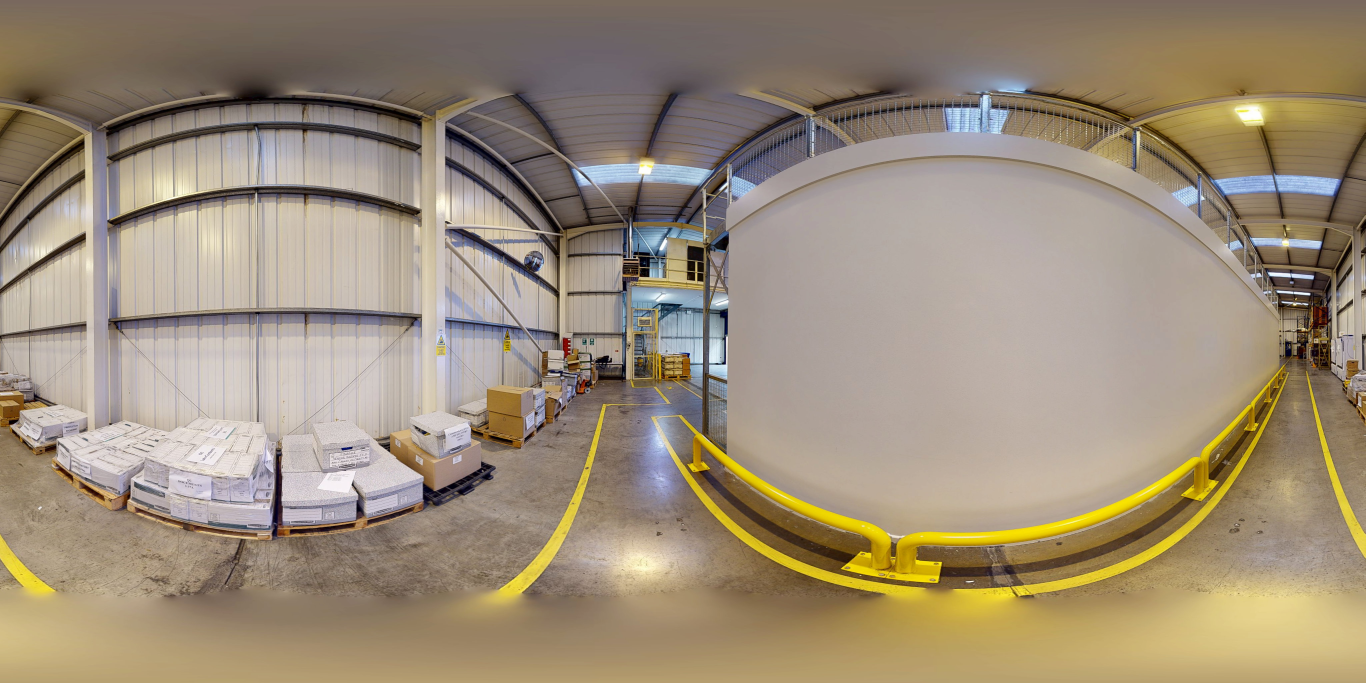
#> input picture input3_360.jpg, 4096 x 2048 px, given as the content of the folder photo_input3_360.jpg, which was not available (shown at 1/3 size)
$ python convert_eq_to_plain.py input3_360.jpg
#> lines starting #> are read from the running program, lines starting #| are printed output that depends on the picture
import cv2
import numpy as np
from pathlib import Path
import os
import sys

def equirectangular_to_perspective(img, fov=90, theta=0, phi=0, out_hw=(512,512)):
    """
    Convert equirectangular panorama to perspective view.

    img   : input equirectangular image (OpenCV BGR)
    fov   : field of view in degrees
    theta : yaw angle (degrees, left-right)
    phi   : pitch angle (degrees, up-down)
    out_hw: (height, width) of output
    """
    h, w = out_hw
    fov = np.deg2rad(fov)
    theta = np.deg2rad(theta)
    phi = np.deg2rad(phi)

    # focal length based on fov
    f = (w/2) / np.tan(fov/2)

    # pixel grid
    x = np.arange(w) - w/2
    y = np.arange(h) - h/2
    xv, yv = np.meshgrid(x, y)

    # direction vectors
    zv = f * np.ones_like(xv)
    dirs = np.stack((xv, -yv, zv), axis=-1)  # camera coords

    # normalize
    dirs = dirs / np.linalg.norm(dirs, axis=-1, keepdims=True)

    # rotation matrices
    R_yaw = np.array([[np.cos(theta), 0, np.sin(theta)],
                      [0, 1, 0],
                      [-np.sin(theta), 0, np.cos(theta)]])
    R_pitch = np.array([[1, 0, 0],
                        [0, np.cos(phi), -np.sin(phi)],
                        [0, np.sin(phi), np.cos(phi)]])
    R = R_pitch @ R_yaw

    dirs = dirs @ R.T

    # spherical coords
    lon = np.arctan2(dirs[...,0], dirs[...,2])
    lat = np.arcsin(dirs[...,1])

    # map to equirectangular
    u = (lon + np.pi) / (2*np.pi) * img.shape[1]
    v = (np.pi/2 - lat) / np.pi * img.shape[0]

    map_x = u.astype(np.float32)
    map_y = v.astype(np.float32)

    persp = cv2.remap(img, map_x, map_y, cv2.INTER_LINEAR, borderMode=cv2.BORDER_WRAP)
    return persp

# Example usage


# filename = "tymru13ciuwcspp56rkkdykgb"
# angle =45


# python3 convert_eq_to_plain.py {code}

if (len(sys.argv) < 2) :
    sys.exit("\n\nno code , pls refer to p {code}\n\n")


code = sys.argv[1]

sourcepath = f"photo_{code}"

outputpath = f"photo_{code}_output"

os.makedirs(outputpath, exist_ok=True)

folder_path = Path(sourcepath)


for file_path in folder_path.iterdir():


    filename = file_path.stem


    for angle in range(0,360,90):

        exportfilename = f"{outputpath}/{filename}-{angle}.jpg"

        print(filename,exportfilename)

        img = cv2.imread(f"{sourcepath}/{filename}.jpg")
#> img is the input picture: shape (2048, 4096, 3); mean B, G, R 120.9, 141.7, 156.3


        persp = equirectangular_to_perspective(img, fov=90, theta=angle, phi=0, out_hw=(512,1024))
#> in equirectangular_to_perspective, `persp = cv2.remap(img, map_x, map_y, cv2.INTER_LINEAR, borderMode=cv2...`:
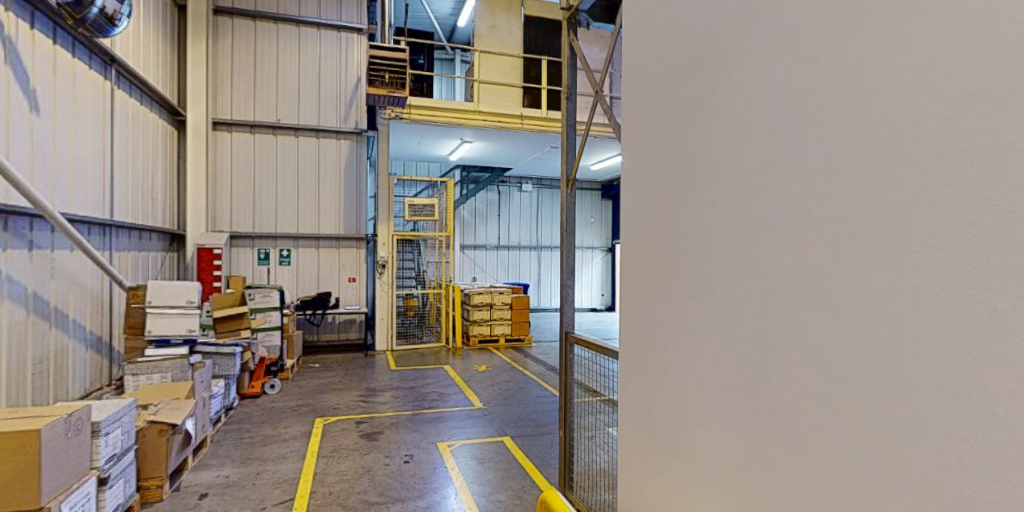
#> persp: shape (512, 1024, 3); mean B, G, R 134.1, 141.3, 150.5


        cv2.imwrite(exportfilename, persp)

$ run again, on input4_360.jpg
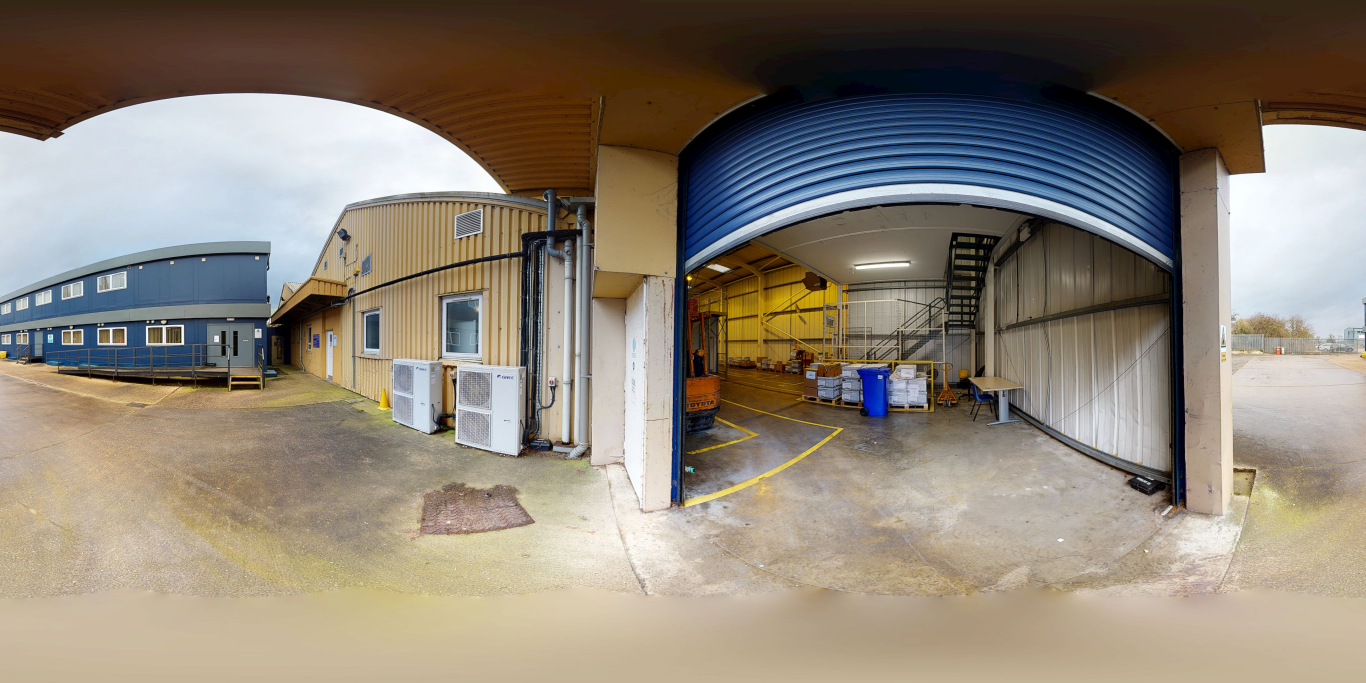
#> input picture input4_360.jpg, 4096 x 2048 px, given as the content of the folder photo_input4_360.jpg, which was not available (shown at 1/3 size)
#> img is the input picture: shape (2048, 4096, 3); mean B, G, R 117.4, 130.7, 140.5
#> in equirectangular_to_perspective, `persp = cv2.remap(img, map_x, map_y, cv2.INTER_LINEAR, borderMode=cv2...`:
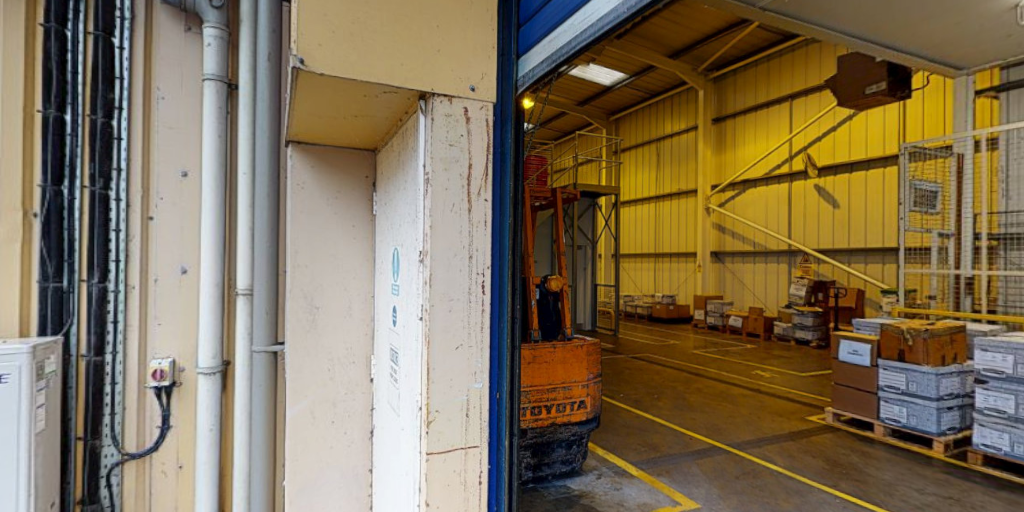
#> persp: shape (512, 1024, 3); mean B, G, R 87.8, 113.4, 128.6

$ run again, on SX1WhWQita6_y5d9rnnt2rahnbpq57gr2zg4d.jpg
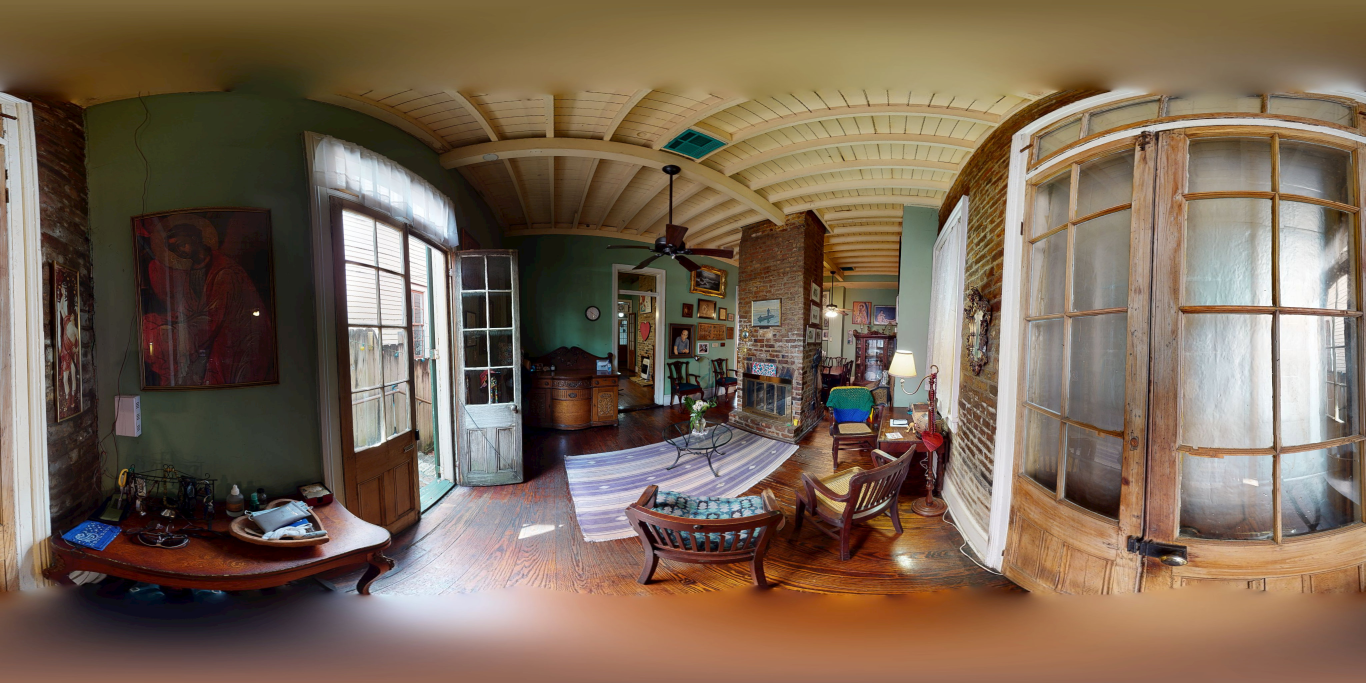
#> input picture SX1WhWQita6_y5d9rnnt2rahnbpq57gr2zg4d.jpg, 4096 x 2048 px, given as the content of the folder photo_SX1WhWQita6_y5d9rnnt2rahnbpq57gr2zg4d.jpg, which was not available (shown at 1/3 size)
#> img is the input picture: shape (2048, 4096, 3); mean B, G, R 85.3, 103.1, 121.9
#> in equirectangular_to_perspective, `persp = cv2.remap(img, map_x, map_y, cv2.INTER_LINEAR, borderMode=cv2...`:
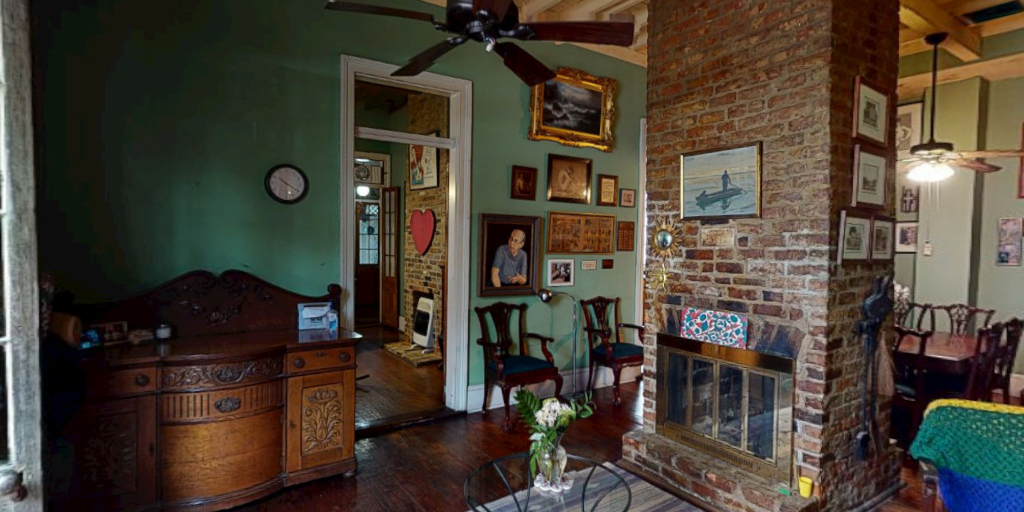
#> persp: shape (512, 1024, 3); mean B, G, R 53.5, 64.8, 73.6
